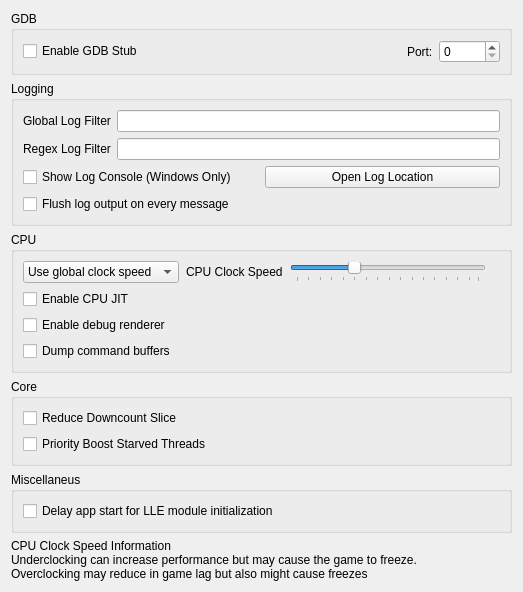
<?xml version="1.0" encoding="UTF-8"?>
<ui version="4.0">
 <class>ConfigureDebug</class>
 <widget class="QWidget" name="ConfigureDebug">
  <property name="geometry">
   <rect>
    <x>0</x>
    <y>0</y>
    <width>523</width>
    <height>458</height>
   </rect>
  </property>
  <property name="windowTitle">
   <string>Form</string>
  </property>
  <layout class="QVBoxLayout" name="verticalLayout_1">
   <item>
    <layout class="QVBoxLayout" name="verticalLayout_2">
     <item>
      <widget class="QGroupBox" name="groupBox">
       <property name="title">
        <string>GDB</string>
       </property>
       <layout class="QVBoxLayout" name="verticalLayout_3">
        <item>
         <layout class="QHBoxLayout" name="horizontalLayout_1">
          <item>
           <widget class="QCheckBox" name="toggle_gdbstub">
            <property name="text">
             <string>Enable GDB Stub</string>
            </property>
           </widget>
          </item>
          <item>
           <spacer name="horizontalSpacer">
            <property name="orientation">
             <enum>Qt::Horizontal</enum>
            </property>
            <property name="sizeHint" stdset="0">
             <size>
              <width>40</width>
              <height>20</height>
             </size>
            </property>
           </spacer>
          </item>
          <item>
           <widget class="QLabel" name="label_2">
            <property name="text">
             <string>Port:</string>
            </property>
           </widget>
          </item>
          <item>
           <widget class="QSpinBox" name="gdbport_spinbox">
            <property name="maximum">
             <number>65536</number>
            </property>
           </widget>
          </item>
         </layout>
        </item>
       </layout>
      </widget>
     </item>
    </layout>
   </item>
   <item>
    <widget class="QGroupBox" name="groupBox_2">
     <property name="title">
      <string>Logging</string>
     </property>
     <layout class="QVBoxLayout" name="verticalLayout">
      <item>
       <layout class="QHBoxLayout" name="horizontalLayout">
        <item>
         <widget class="QLabel" name="label">
          <property name="text">
           <string>Global Log Filter</string>
          </property>
         </widget>
        </item>
        <item>
         <widget class="QLineEdit" name="log_filter_edit"/>
        </item>
       </layout>
      </item>
      <item>
       <layout class="QHBoxLayout" name="horizontalLayout1">
        <item>
         <widget class="QLabel" name="label_3">
          <property name="text">
           <string>Regex Log Filter</string>
          </property>
         </widget>
        </item>
        <item>
         <widget class="QLineEdit" name="log_regex_filter_edit"/>
        </item>
       </layout>
      </item>
      <item>
       <layout class="QHBoxLayout" name="horizontalLayout2">
        <item>
         <widget class="QCheckBox" name="toggle_console">
          <property name="text">
           <string>Show Log Console (Windows Only)</string>
          </property>
         </widget>
        </item>
        <item>
         <widget class="QPushButton" name="open_log_button">
          <property name="text">
           <string>Open Log Location</string>
          </property>
         </widget>
        </item>
       </layout>
      </item>
      <item>
        <widget class="QCheckBox" name="instant_debug_log">
          <property name="text">
            <string>Flush log output on every message</string>
          </property>
          <property name="toolTip">
            <string>&lt;html&gt;&lt;body&gt;Immediately commits the debug log to file. Use this if mandarin crashes and the log output is being cut.&lt;br&gt;Enabling this feature will decrease performance, only use it for debugging purposes.&lt;/body&gt;&lt;/html&gt;</string>
          </property>
        </widget>
      </item>
     </layout>
    </widget>
   </item>
   <item>
    <widget class="QGroupBox" name="groupBox_4">
     <property name="title">
      <string>CPU</string>
     </property>
     <layout class="QGridLayout" name="clock_speed_GLayout">
      <item row="1" column="0">
       <widget class="QWidget" name="clock_speed_widget" native="true">
        <layout class="QHBoxLayout" name="clock_speed_layout">
         <property name="spacing">
          <number>7</number>
         </property>
         <property name="leftMargin">
          <number>0</number>
         </property>
         <property name="topMargin">
          <number>0</number>
         </property>
         <property name="rightMargin">
          <number>0</number>
         </property>
         <property name="bottomMargin">
          <number>0</number>
         </property>
         <item>
          <widget class="QComboBox" name="clock_speed_combo">
           <item>
            <property name="text">
             <string>Use global clock speed</string>
            </property>
           </item>
           <item>
            <property name="text">
             <string>Set clock speed:</string>
            </property>
           </item>
          </widget>
         </item>
         <item>
          <widget class="QLabel" name="clock_speed_label">
           <property name="text">
            <string>CPU Clock Speed</string>
           </property>
          </widget>
         </item>
         <item>
          <widget class="QSlider" name="slider_clock_speed">
           <property name="toolTip">
            <string>&lt;html&gt;&lt;body&gt;Changes the emulated CPU clock frequency.&lt;br&gt;Underclocking can increase performance but may cause the game to freeze.&lt;br&gt;Overclocking may reduce in game lag but also might cause freezes&lt;/body&gt;&lt;/html&gt;</string>
           </property>
           <property name="minimum">
            <number>0</number>
           </property>
           <property name="maximum">
            <number>79</number>
           </property>
           <property name="singleStep">
            <number>5</number>
           </property>
           <property name="pageStep">
            <number>15</number>
           </property>
           <property name="value">
            <number>25</number>
           </property>
           <property name="orientation">
            <enum>Qt::Horizontal</enum>
           </property>
           <property name="tickPosition">
            <enum>QSlider::TicksBelow</enum>
           </property>
          </widget>
         </item>
         <item>
          <widget class="QLabel" name="clock_display_label">
           <property name="text">
            <string/>
           </property>
           <property name="alignment">
            <set>Qt::AlignRight|Qt::AlignTrailing|Qt::AlignVCenter</set>
           </property>
          </widget>
         </item>
        </layout>
       </widget>
      </item>
      <item row="2" column="0">
       <widget class="QCheckBox" name="toggle_cpu_jit">
        <property name="toolTip">
         <string>&lt;html&gt;&lt;head/&gt;&lt;body&gt;&lt;p&gt;Enables the use of the ARM JIT compiler for emulating the 3DS CPUs. Don't disable unless for debugging purposes&lt;/p&gt;&lt;/body&gt;&lt;/html&gt;</string>
        </property>
        <property name="text">
         <string>Enable CPU JIT</string>
        </property>
       </widget>
      </item>
      <item row="3" column="0">
       <widget class="QCheckBox" name="toggle_renderer_debug">
        <property name="text">
         <string>Enable debug renderer</string>
        </property>
       </widget>
      </item>
      <item row="4" column="0">
       <widget class="QCheckBox" name="toggle_dump_command_buffers">
        <property name="text">
         <string>Dump command buffers</string>
        </property>
       </widget>
      </item>
     </layout>
    </widget>
   </item>
   <item>
    <widget class="QGroupBox" name="groupBox_5">
     <property name="title">
      <string>Core</string>
     </property>
     <layout class="QGridLayout" name="gridLayout_3">
      <item row="1" column="0">
       <widget class="QCheckBox" name="toggle_reduce_downcount_slice">
        <property name="toolTip">
         <string>&lt;html&gt;&lt;head/&gt;&lt;body&gt;&lt;p&gt;Reduces core timing downcount to a smaller time slice, reducing CPU usage. This may improve the performance for GPU heavy games, but if the game is CPU hungry, it may cause a performance hit.&lt;/p&gt;&lt;/body&gt;&lt;/html&gt;</string>
        </property>
        <property name="text">
         <string>Reduce Downcount Slice</string>
        </property>
       </widget>
      </item>
      <item row="2" column="0">
       <widget class="QCheckBox" name="toggle_priority_boost_starved_threads">
        <property name="toolTip">
         <string>&lt;html&gt;&lt;head/&gt;&lt;body&gt;&lt;p&gt;Boost low priority starved threads during kernel rescheduling. This may improve the performance.&lt;/p&gt;&lt;/body&gt;&lt;/html&gt;</string>
        </property>
        <property name="text">
         <string>Priority Boost Starved Threads</string>
        </property>
       </widget>
      </item>
     </layout>
    </widget>
   </item>
    <item>
      <widget class="QGroupBox" name="groupBox_6">
        <property name="title">
          <string>Miscellaneus</string>
        </property>
        <layout class="QGridLayout" name="gridLayout_4">
          <item row="1" column="0">
            <widget class="QCheckBox" name="delay_start_for_lle_modules">
              <property name="toolTip">
                <string>&lt;html&gt;&lt;head/&gt;&lt;body&gt;&lt;p&gt;Introduces a delay to the first ever launched app thread if LLE modules are enabled, to allow them to initialize.&lt;/p&gt;&lt;/body&gt;&lt;/html&gt;</string>
              </property>
              <property name="text">
                <string>Delay app start for LLE module initialization</string>
              </property>
            </widget>
          </item>
        </layout>
      </widget>
    </item>
   <item>
    <widget class="QLabel" name="label_cpu_clock_info">
     <property name="text">
      <string>&lt;html&gt;&lt;head/&gt;&lt;body&gt;&lt;p&gt;CPU Clock Speed Information&lt;br/&gt;Underclocking can increase performance but may cause the game to freeze.&lt;br/&gt;Overclocking may reduce in game lag but also might cause freezes&lt;/p&gt;&lt;/body&gt;&lt;/html&gt;</string>
     </property>
     <property name="textFormat">
      <enum>Qt::RichText</enum>
     </property>
    </widget>
   </item>
   <item>
    <spacer name="verticalSpacer">
     <property name="orientation">
      <enum>Qt::Vertical</enum>
     </property>
     <property name="sizeHint" stdset="0">
      <size>
       <width>20</width>
       <height>40</height>
      </size>
     </property>
    </spacer>
   </item>
  </layout>
 </widget>
 <tabstops>
  <tabstop>toggle_gdbstub</tabstop>
  <tabstop>gdbport_spinbox</tabstop>
  <tabstop>log_filter_edit</tabstop>
  <tabstop>toggle_console</tabstop>
  <tabstop>open_log_button</tabstop>
 </tabstops>
 <resources/>
 <connections>
  <connection>
   <sender>toggle_gdbstub</sender>
   <signal>toggled(bool)</signal>
   <receiver>gdbport_spinbox</receiver>
   <slot>setEnabled(bool)</slot>
   <hints>
    <hint type="sourcelabel">
     <x>84</x>
     <y>157</y>
    </hint>
    <hint type="destinationlabel">
     <x>342</x>
     <y>158</y>
    </hint>
   </hints>
  </connection>
 </connections>
</ui>
